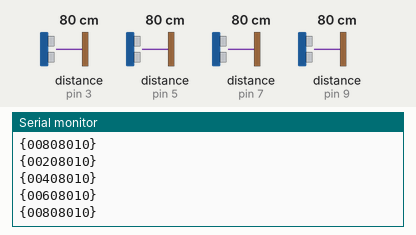
Simulated run of this sketch. Board: Arduino Uno, built with avr-gcc and run on an emulated ATmega328P. Parts: the last lines printed to the serial monitor. Wiring (inferred from the names in the program): 4 × ultrasonic range finder: trigger pin 2, echo pin 3 / trigger pin 4, echo pin 5 / trigger pin 6, echo pin 7 / trigger pin 8, echo pin 9. The test bench sets the inputs (shaded band); at power-on: distance to the obstacle (sensors on pin 3, pin 5, pin 7, pin 9) 80 cm. The echo pulse lasts 58.3 µs per cm.

Above: at 1.2 s.
1.3 s: distance to the obstacle (sensor on pin 3) set to 2 cm
At 2.1 s:
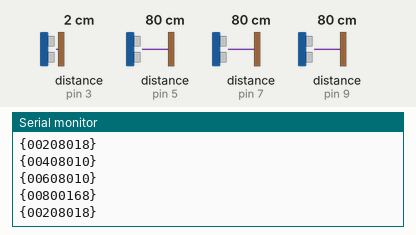
2.8 s: distance to the obstacle (sensor on pin 3) set to 60 cm
At 3.9 s:
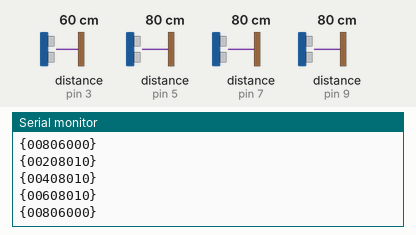
5.8 s: distance to the obstacle (sensor on pin 5) set to 2 cm
At 6.3 s:
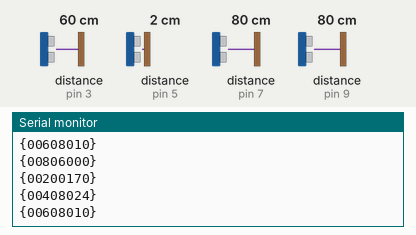
7.3 s: distance to the obstacle (sensor on pin 7) set to 2 cm
At 7.9 s:
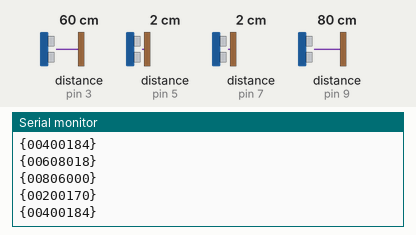
8.8 s: distance to the obstacle (sensor on pin 9) set to 2 cm
Timing chart, 0 to 9.8 s (numbered marks = the images above; inputs shaded):
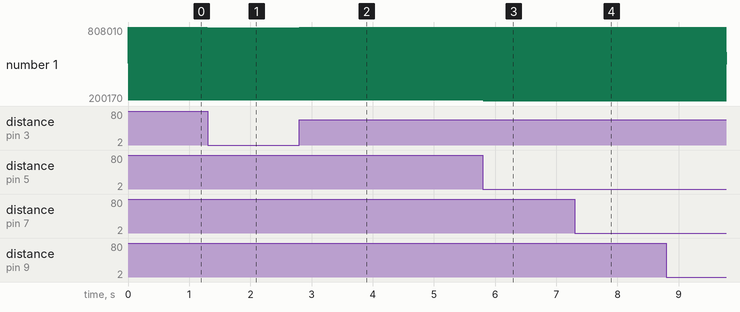

The sketch:

Return_data.ino
```cpp
//前方代号8
const int TrigPin1 = 2;
const int EchoPin1 = 3;
//后方代号2
const int TrigPin2 = 4;
const int EchoPin2 = 5;
//左方代号4
const int TrigPin3 = 6;
const int EchoPin3 = 7;
//右方代号6
const int TrigPin4 = 8;
const int EchoPin4 = 9;

void setup()
{
Serial.begin(115200);
pinMode(TrigPin1, OUTPUT);
pinMode(EchoPin1, INPUT);
pinMode(TrigPin2, OUTPUT);
pinMode(EchoPin2, INPUT);
pinMode(TrigPin3, OUTPUT);
pinMode(EchoPin3, INPUT);
pinMode(TrigPin4, OUTPUT);
pinMode(EchoPin4, INPUT);
}
void loop()
{
   chaoshengbo(8,TrigPin1,EchoPin1);
   chaoshengbo(2,TrigPin2,EchoPin2);
   chaoshengbo(4,TrigPin3,EchoPin3);
   chaoshengbo(6,TrigPin4,EchoPin4);

}

void chaoshengbo(int a,int m,int n)
{
  float cm;
  int b;
  //发一个60ms的高脉冲去触发TrigPin
  digitalWrite(m, LOW);
  delayMicroseconds(2);
  digitalWrite(m, HIGH);
  delayMicroseconds(60);
  digitalWrite(m, LOW);
  cm = pulseIn(n, HIGH)/ 58.0 ; //算成厘米
  b =int(cm * 100.0);
  //Serial.print("{"+"00"+a+b+"}"); //打印组合代号
  if(b>=10000)
  {
  Serial.print("{");
  Serial.print("00");
  Serial.print(a);
  Serial.print(b);
  Serial.print("}");
  Serial.println();
  }
  else if(b>=1000)
  {
  Serial.print("{");
  Serial.print("00");
  Serial.print(a);
  Serial.print("0");
  Serial.print(b);
  Serial.print("}");
  Serial.println();
  }
  else
  {
  Serial.print("{");
  Serial.print("00");
  Serial.print(a);
  Serial.print("00");
  Serial.print(b);
  Serial.print("}");
  Serial.println();
  }

}
```

Measured:
- after the input at 1.3 s, the serial monitor: prints a new line at once (image 1)
- after the input at 2.8 s, the serial monitor: prints a new line at once (image 2)
- after the input at 5.8 s, the serial monitor: prints a new line at once (image 3)
- after the input at 7.3 s, the serial monitor: prints a new line at once (image 4)
- plotted number 1: 408010 → 208018 after the input at 1.3 s, 608010 → 400184 after the input at 7.3 s
